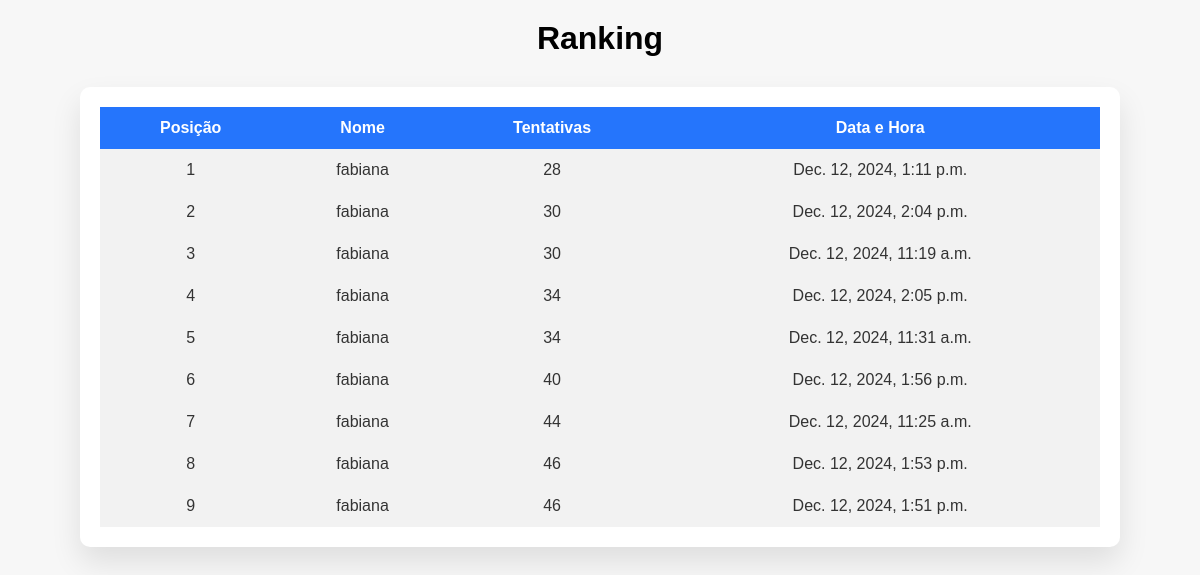
The page /ranking/ on the database its author committed.
### memoria/models.py (models this page shows, shortened)
class Partida(models.Model):
    jogador = models.ForeignKey(User, on_delete=models.CASCADE)
    tentativas = models.IntegerField()
    tempo = models.DurationField(blank=True, null=True)
    data_hora = models.DateTimeField(default=now)

### memoria/views.py (the view)
# urls.py: path('ranking/', views.ranking_view, name='ranking'),
def ranking_view(request):
    partidas = Partida.objects.all().order_by('tentativas', '-data_hora')
    return render(request, 'ranking.html', {'partidas': partidas})

### memoria/templates/ranking.html (shortened to what this page needs)
{% load static %}
<!DOCTYPE html>
<html lang="pt-br">
<head>
    <link rel="stylesheet" type="text/css" href="{% static 'css/ranking.css' %}">
</head>
<body>
    <h1>Ranking</h1>
    <div class="table-container">
        <table>
            <thead>
                <tr>
                    <th>Posição</th>
                    <th>Nome</th>
                    <th>Tentativas</th>
                    <th>Data e Hora</th>
                </tr>
            </thead>
            <tbody>
                {% for partida in partidas %}
                    <tr>
                        <td>{{ forloop.counter }}</td>
                        <td>{{ partida.jogador.username }}</td>
                        <td>{{ partida.tentativas }}</td>
                        <td>{{ partida.data_hora }}</td>
                    </tr>
                {% endfor %}
            </tbody>
        </table>
    </div>
</body>
</html>

### memoria/static/css/ranking.css (style rules this page uses)
body { font-family: Arial, sans-serif; background-color: #f7f7f7; margin: 0; padding: 0; }
h1 { text-align: center; margin-top: 20px; }
.table-container { margin: 30px auto; padding: 20px; width: 90%; max-width: 1000px; background-color: #ffffff; border-radius: 10px; box-shadow: 0 15px 30px rgba(0, 0, 0, 0.1); }
table { width: 100%; border-collapse: collapse; }
th, td { padding: 12px; text-align: center; }
th { background-color: #2575fc; color: white; }
td { background-color: #f2f2f2; color: #333; }
tr:nth-child(even) { background-color: #e6e6e6; }

### rows shown on the page
Partida: jogador.username "fabiana", tentativas "28", data_hora "Dec. 12, 2024, 1:11 p.m."
Partida: jogador.username "fabiana", tentativas "30", data_hora "Dec. 12, 2024, 2:04 p.m."
Partida: jogador.username "fabiana", tentativas "30", data_hora "Dec. 12, 2024, 11:19 a.m."
Partida: jogador.username "fabiana", tentativas "34", data_hora "Dec. 12, 2024, 2:05 p.m."
Partida: jogador.username "fabiana", tentativas "34", data_hora "Dec. 12, 2024, 11:31 a.m."
Partida: jogador.username "fabiana", tentativas "40", data_hora "Dec. 12, 2024, 1:56 p.m."
Partida: jogador.username "fabiana", tentativas "44", data_hora "Dec. 12, 2024, 11:25 a.m."
Partida: jogador.username "fabiana", tentativas "46", data_hora "Dec. 12, 2024, 1:53 p.m."
Partida: jogador.username "fabiana", tentativas "46", data_hora "Dec. 12, 2024, 1:51 p.m."
